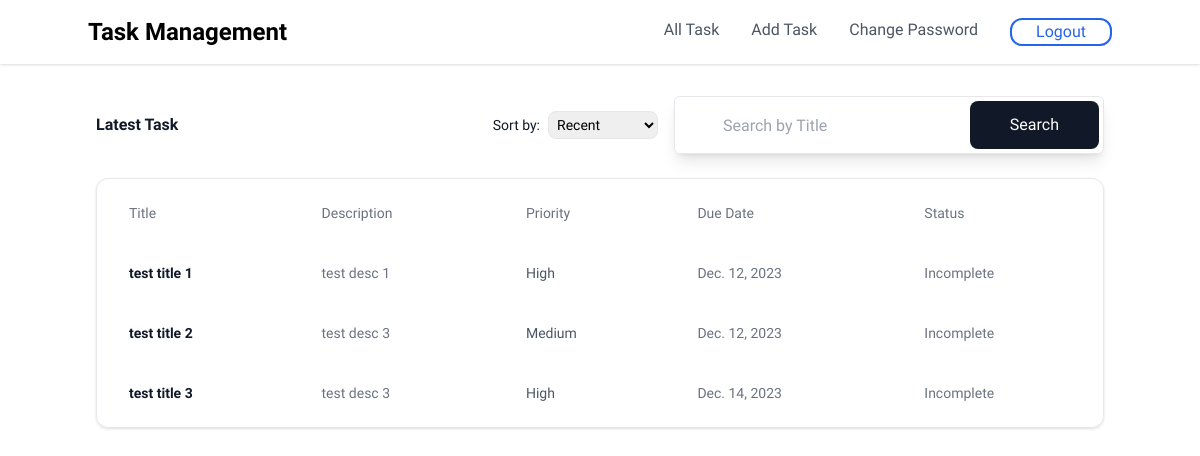
Before: / (signed in) with the older database file.
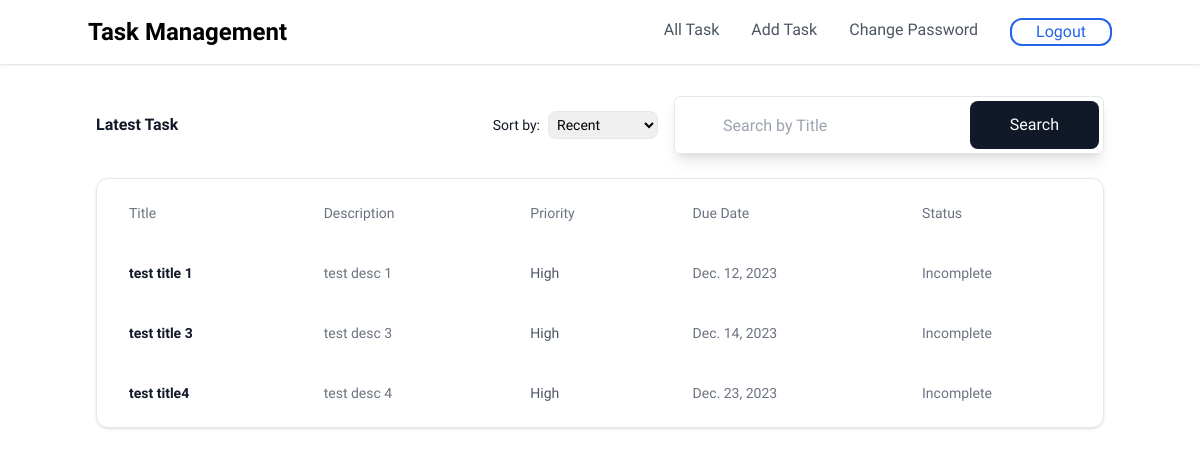
After: the same page with the newer database file.
### task/models.py (models this page shows, shortened)
class Task(models.Model):
    user = models.ForeignKey(User, on_delete=models.CASCADE)
    title = models.CharField(max_length=255)
    description = models.TextField()
    due_date = models.DateField()
    priority = models.CharField(max_length=30, choices=PRIORITY)
    mark_as_completed = models.BooleanField(default=False)
    created_at = models.DateTimeField(auto_now_add=True)
    updated_at = models.DateTimeField(auto_now=True)

### task/views.py (the view)
# urls.py: path("", index, name="home"),
@login_required
def index(request):
    params = request.GET.get("search")
    if params:
        tasks = Task.objects.prefetch_related("images").filter(
            user=request.user, title__contains=params
        )
    else:
        tasks = Task.objects.prefetch_related("images").filter(user=request.user)
    return render(request, "all_task.html", {"tasks": tasks})

### templates/all_task.html (shortened to what this page needs)
{% extends 'base.html' %}
{% block content %}
<div class="w-screen">
    <div class="mx-auto mt-8 max-w-screen-lg px-2">
        <div class="sm:flex sm:items-center sm:justify-between flex-col sm:flex-row">
            <p class="flex-1 text-base font-bold text-gray-900">Latest Task</p>
            <div class="mt-4 sm:mt-0">
                <div class="flex items-center justify-start sm:justify-end">
                    <div class="flex items-center">
                        <label for="" class="mr-2 flex-shrink-0 text-sm font-medium text-gray-900"> Sort by: </label>
                        <select name=""
                            class="sm: mr-4 block w-full whitespace-pre rounded-lg border p-1 pr-10 text-base outline-none focus:shadow sm:text-sm">
                            <option class="whitespace-no-wrap text-sm">Recent</option>
                        </select>
                    </div>
                    <div>
                        <form
                            class="relative mx-auto flex w-full max-w-2xl items-center justify-between rounded-md border shadow-lg">
                            <input type="name" name="search"
                                class="h-14 w-full rounded-md py-4 pr-40 pl-12 outline-none focus:ring-2"
                                placeholder="Search by Title" />
                            <button type="submit"
                                class="absolute right-0 mr-1 inline-flex h-12 items-center justify-center rounded-lg bg-gray-900 px-10 font-medium text-white focus:ring-4 hover:bg-gray-700">Search</button>
                        </form>
                    </div>
                </div>
            </div>
        </div>
        <div class="mt-6 overflow-hidden rounded-xl border shadow">
            <table class="min-w-full border-separate border-spacing-y-2 border-spacing-x-2">
                <thead class="hidden border-b lg:table-header-group">
                    <tr class="">
                        <td class="whitespace-normal py-4 text-sm font-medium text-gray-500 sm:px-6">Title
                        </td>
                        <td class="whitespace-normal py-4 text-sm font-medium text-gray-500 sm:px-6">Description</td>
                        <td class="whitespace-normal py-4 text-sm font-medium text-gray-500 sm:px-6">Priority</td>
                        <td class="whitespace-normal py-4 text-sm font-medium text-gray-500 sm:px-6">Due Date</td>
                        <td class="whitespace-normal py-4 text-sm font-medium text-gray-500 sm:px-6">Status</td>
                    </tr>
                </thead>
                <tbody class="lg:border-gray-300">
                    {% for task in tasks %}
                    <tr class="">
                        <td class="whitespace-no-wrap py-4 text-sm font-bold text-gray-900 sm:px-6">
                            <a href="{% url 'view_task' task.id %}">{{task.title}}</a>
                        </td>
                        <td
                            class="whitespace-no-wrap hidden py-4 text-sm font-normal text-gray-500 sm:px-6 lg:table-cell">
                            {{task.description}}</td>
                        <td class="whitespace-no-wrap py-4 px-6 text-right text-sm text-gray-600 lg:text-left">
                            {{task.priority|capfirst}}
                        </td>
                        <td
                            class="whitespace-no-wrap hidden py-4 text-sm font-normal text-gray-500 sm:px-6 lg:table-cell">
                            {{task.due_date}}
                        </td>
                        <td
                            class="whitespace-no-wrap hidden py-4 text-sm font-normal text-gray-500 sm:px-6 lg:table-cell">
                            {% if task.mark_as_completed %}
                            Completed
                            {% else %}
                            Incomplete
                            {% endif %}
                        </td>
                    </tr>
                    {% endfor %}
                </tbody>
            </table>
        </div>
    </div>
</div>
{% endblock %}

Changed rows visible on the page:
removed Task: title "test title 2", description "test desc 3", priority "Medium", due_date "Dec. 12, 2023", mark_as_completed "Incomplete"
added Task: title "test title4", description "test desc 4", priority "High", due_date "Dec. 23, 2023", mark_as_completed "Incomplete"
